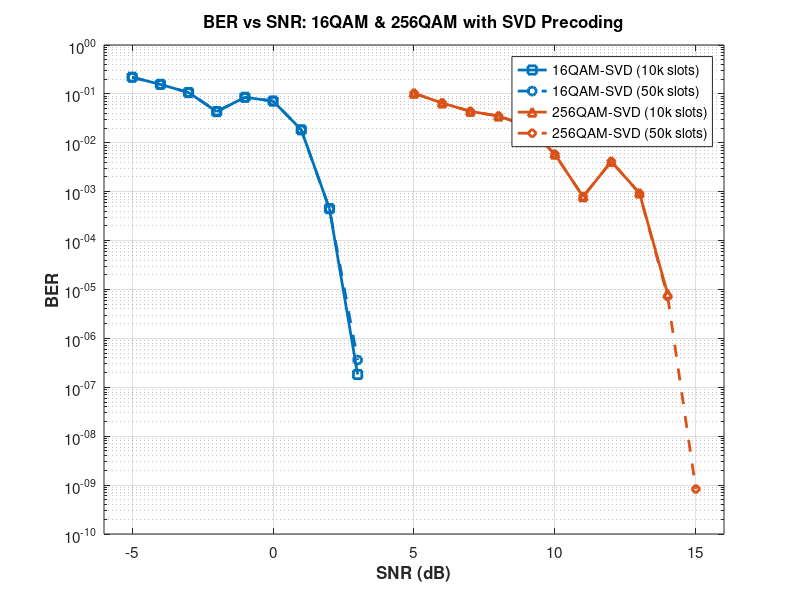

This figure's MATLAB source:
% Extract data for 16QAM-SVD

% 16QAM-SVD (10,000 iterations)
SNRdB_16QAM_SVD_10k = [-5:5]';
BER_16QAM_SVD_10k = [2.1936e-01; 1.5672e-01; 1.0663e-01; 4.3391e-02; 8.5234e-02; ...
    7.1387e-02; 1.8440e-02; 4.5090e-04; 1.8278e-07; 0.0000e+00; 0.0000e+00];

% 16QAM-SVD (50,000 iterations)
SNRdB_16QAM_SVD_50k = [-5:5]';
BER_16QAM_SVD_50k = [2.1879e-01; 1.5679e-01; 1.0654e-01; 4.3991e-02; 8.4929e-02; ...
    7.1495e-02; 1.8421e-02; 4.4417e-04; 3.6142e-07; 0.0000e+00; 0.0000e+00];

% Extract data for 256QAM-SVD

% 256QAM-SVD (10,000 iterations)
SNRdB_256QAM_SVD_10k = [5:15]';
BER_256QAM_SVD_10k = [1.0294e-01; 6.5168e-02; 4.4013e-02; 3.5230e-02; 2.2378e-02; ...
    5.8614e-03; 7.8791e-04; 4.1434e-03; 9.4202e-04; 8.1444e-06; 0.0000e+00];

% 256QAM-SVD (50,000 iterations)
SNRdB_256QAM_SVD_50k = [5:15]';
BER_256QAM_SVD_50k = [1.0289e-01; 6.5285e-02; 4.4067e-02; 3.5237e-02; 2.2428e-02; ...
    5.8050e-03; 7.9279e-04; 4.1675e-03; 9.2217e-04; 7.2633e-06; 8.3043e-10];

% Simulation parameters
numIter_10k = 10000;
numIter_50k = 50000;
noSlotsSim = 1;

% Plotting
figure;

% 16QAM-SVD curves
semilogy(SNRdB_16QAM_SVD_10k, BER_16QAM_SVD_10k, ...
    'LineWidth', 2, 'LineStyle', '-', 'Marker', 's', 'MarkerSize', 6, ...
    'Color', [0 0.4470 0.7410], 'DisplayName', '16QAM-SVD (10k slots)');

hold on;

semilogy(SNRdB_16QAM_SVD_50k, BER_16QAM_SVD_50k, ...
    'LineWidth', 2, 'LineStyle', '--', 'Marker', 'o', 'MarkerSize', 6, ...
    'Color', [0 0.4470 0.7410], 'DisplayName', '16QAM-SVD (50k slots)');

% 256QAM-SVD curves
semilogy(SNRdB_256QAM_SVD_10k, BER_256QAM_SVD_10k, ...
    'LineWidth', 2, 'LineStyle', '-', 'Marker', '^', 'MarkerSize', 6, ...
    'Color', [0.8500 0.3250 0.0980], 'DisplayName', '256QAM-SVD (10k slots)');

semilogy(SNRdB_256QAM_SVD_50k, BER_256QAM_SVD_50k, ...
    'LineWidth', 2, 'LineStyle', '--', 'Marker', 'd', 'MarkerSize', 6, ...
    'Color', [0.8500 0.3250 0.0980], 'DisplayName', '256QAM-SVD (50k slots)');

grid on;
hold off;
xlabel('SNR (dB)', 'FontSize', 12, 'FontWeight', 'bold');
ylabel('BER', 'FontSize', 12, 'FontWeight', 'bold');
title('BER vs SNR: 16QAM & 256QAM with SVD Precoding', ...
    'FontSize', 14, 'FontWeight', 'bold');
legend('Location', 'best', 'FontSize', 10);
set(gca, 'FontSize', 11);
ylim([1e-10 1e0]);
xlim([-6 16]);
